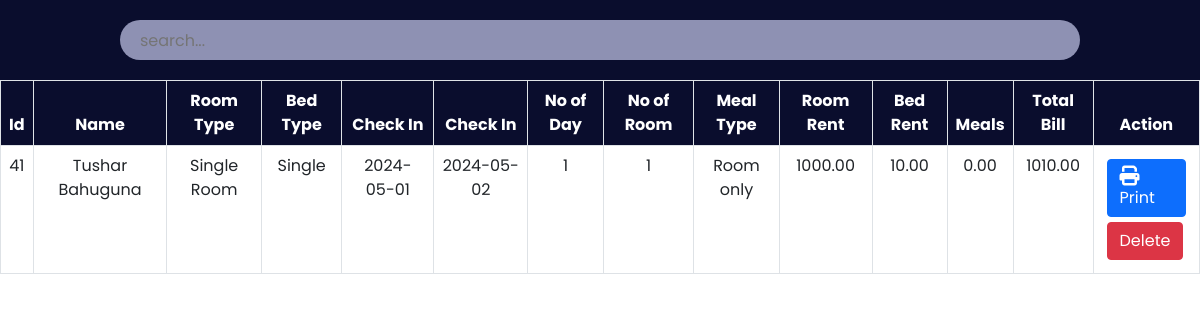
Screenshot of /admin/payment.php with the database file from the repository.
### tables this page shows
CREATE TABLE `payment` (
  `id` int(30) NOT NULL,
  `Name` varchar(30) NOT NULL,
  `Email` varchar(30) NOT NULL,
  `RoomType` varchar(30) NOT NULL,
  `Bed` varchar(30) NOT NULL,
  `NoofRoom` int(30) NOT NULL,
  `cin` date NOT NULL,
  `cout` date NOT NULL,
  `noofdays` int(30) NOT NULL,
  `roomtotal` double(8,2) NOT NULL,
  `bedtotal` double(8,2) NOT NULL,
  `meal` varchar(30) NOT NULL,
  `mealtotal` double(8,2) NOT NULL,
  `finaltotal` double(8,2) NOT NULL
);

### admin/payment.php (the view, shortened to what this page needs)
<?php
    include '../config.php';
?>
<!DOCTYPE html>
<html lang="en">
<head>
    <link href="https://cdn.jsdelivr.net/npm/bootstrap@5.0.2/dist/css/bootstrap.min.css" rel="stylesheet">
    <link rel="stylesheet" href="https://cdnjs.cloudflare.com/ajax/libs/font-awesome/6.2.0/css/all.min.css"/>
	<link rel="stylesheet" href="css/roombook.css">
</head>
<body>
	<div class="searchsection">
        <input type="text" name="search_bar" id="search_bar" placeholder="search..." onkeyup="searchFun()">
    </div>
    <div class="roombooktable" class="table-responsive-xl">
        <?php
            $paymanttablesql = "SELECT * FROM payment";
            $paymantresult = mysqli_query($conn, $paymanttablesql);
        ?>
        <table class="table table-bordered" id="table-data">
            <thead>
                <tr>
                    <th scope="col">Id</th>
                    <th scope="col">Name</th>
                    <th scope="col">Room Type</th>
                    <th scope="col">Bed Type</th>
                    <th scope="col">Check In</th>
                    <th scope="col">Check In</th>
					<th scope="col">No of Day</th>
                    <th scope="col">No of Room</th>
					<th scope="col">Meal Type</th>
                    <th scope="col">Room Rent</th>
                    <th scope="col">Bed Rent</th>
                    <th scope="col">Meals</th>
					<th scope="col">Total Bill</th>
                    <th scope="col">Action</th>
                </tr>
            </thead>
            <tbody>
            <?php
            while ($res = mysqli_fetch_array($paymantresult)) {
            ?>
                <tr>
                    <td><?php echo $res['id'] ?></td>
                    <td><?php echo $res['Name'] ?></td>
                    <td><?php echo $res['RoomType'] ?></td>
                    <td><?php echo $res['Bed'] ?></td>
					<td><?php echo $res['cin'] ?></td>
                    <td><?php echo $res['cout'] ?></td>
					<td><?php echo $res['noofdays'] ?></td>
                    <td><?php echo $res['NoofRoom'] ?></td>
                    <td><?php echo $res['meal'] ?></td>
                    <td><?php echo $res['roomtotal'] ?></td>
					<td><?php echo $res['bedtotal'] ?></td>
					<td><?php echo $res['mealtotal'] ?></td>
					<td><?php echo $res['finaltotal'] ?></td>
                    <td class="action">
                        <a href="invoiceprint.php?id= <?php echo $res['id']?>"><button class="btn btn-primary"><i class="fa-solid fa-print"></i>Print</button></a>
						<a href="paymantdelete.php?id=<?php echo $res['id']?>"><button class="btn btn-danger">Delete</button></a>
                    </td>
                </tr>
            <?php
            }
            ?>
            </tbody>
        </table>
    </div>
</body>
</html>

### admin/css/roombook.css (style rules this page uses)
:root { --bg-text-shadow: 0 2px 4px rgb(13 0 77 / 8%), 0 3px 6px rgb(13 0 77 / 8%), 0 8px 16px rgb(13 0 77 / 8%); --bg-box-shadow: 0px 0px 20px 6px rgba(26, 30, 164, 0.31); }
body { background-color: #ffff; }
* { margin: 0; padding: 0; font-family: 'Poppins', sans-serif; }
i { font-size: 20px; }
.searchsection { height: 80px; width: 100%; display: flex; justify-content: space-evenly; align-items: center; background-color: #0a0d2d; position: fixed; z-index: 500; }
#search_bar { height: 40px; width: 80%; border: none; background-color: rgba(195, 198, 233, 0.714); padding-left: 20px; border-radius: 30px; }
a { color: black; }
.roombooktable { position: absolute; color: #0a0d2d; margin-top: 80px; width: 100%; height: 100vh; padding-bottom: 900px; }
.roombooktable thead { background-color: #0a0d2d; color: white; text-align: center; }
.roombooktable tbody { text-align: center; }
.action a { text-decoration: none; }
.action button { display: flex; flex-wrap: wrap; margin: 5px; }

### rows the page displays
payment: id "41", Name "Tushar Bahuguna", RoomType "Single Room", Bed "Single", cin "2024-05-01", cout "2024-05-02", noofdays "1", NoofRoom "1", meal "Room only", roomtotal "1000.00", bedtotal "10.00", mealtotal "0.00", finaltotal "1010.00"
